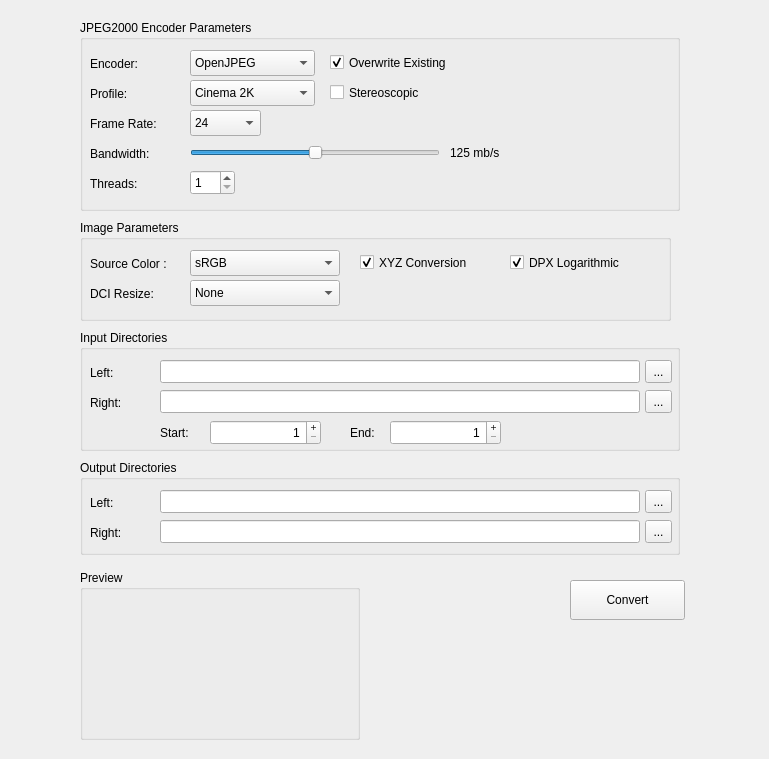
        <widget class="QWidget" name="j2kTab">
         <attribute name="title">
          <string>JPEG2000</string>
         </attribute>
         <widget class="QWidget" name="widget" native="true">
          <property name="geometry">
           <rect>
            <x>0</x>
            <y>0</y>
            <width>760</width>
            <height>750</height>
           </rect>
          </property>
          <widget class="QGroupBox" name="inputGroupBox">
           <property name="geometry">
            <rect>
             <x>80</x>
             <y>330</y>
             <width>600</width>
             <height>121</height>
            </rect>
           </property>
           <property name="title">
            <string>Input Directories</string>
           </property>
           <widget class="QLabel" name="inImageLeft">
            <property name="geometry">
             <rect>
              <x>10</x>
              <y>30</y>
              <width>71</width>
              <height>25</height>
             </rect>
            </property>
            <property name="sizePolicy">
             <sizepolicy hsizetype="Preferred" vsizetype="Fixed">
              <horstretch>0</horstretch>
              <verstretch>25</verstretch>
             </sizepolicy>
            </property>
            <property name="minimumSize">
             <size>
              <width>0</width>
              <height>25</height>
             </size>
            </property>
            <property name="text">
             <string>Left:</string>
            </property>
           </widget>
           <widget class="QLineEdit" name="inImageLeftEdit">
            <property name="geometry">
             <rect>
              <x>80</x>
              <y>30</y>
              <width>480</width>
              <height>23</height>
             </rect>
            </property>
            <property name="sizePolicy">
             <sizepolicy hsizetype="Expanding" vsizetype="Fixed">
              <horstretch>0</horstretch>
              <verstretch>25</verstretch>
             </sizepolicy>
            </property>
            <property name="readOnly">
             <bool>true</bool>
            </property>
           </widget>
           <widget class="QToolButton" name="inImageLeftButton">
            <property name="geometry">
             <rect>
              <x>565</x>
              <y>30</y>
              <width>27</width>
              <height>23</height>
             </rect>
            </property>
            <property name="sizePolicy">
             <sizepolicy hsizetype="Fixed" vsizetype="Fixed">
              <horstretch>27</horstretch>
              <verstretch>25</verstretch>
             </sizepolicy>
            </property>
            <property name="text">
             <string>...</string>
            </property>
           </widget>
           <widget class="QLabel" name="inImageRight">
            <property name="geometry">
             <rect>
              <x>10</x>
              <y>60</y>
              <width>71</width>
              <height>25</height>
             </rect>
            </property>
            <property name="sizePolicy">
             <sizepolicy hsizetype="Preferred" vsizetype="Fixed">
              <horstretch>0</horstretch>
              <verstretch>25</verstretch>
             </sizepolicy>
            </property>
            <property name="minimumSize">
             <size>
              <width>0</width>
              <height>25</height>
             </size>
            </property>
            <property name="text">
             <string>Right:</string>
            </property>
           </widget>
           <widget class="QLineEdit" name="inImageRightEdit">
            <property name="geometry">
             <rect>
              <x>80</x>
              <y>60</y>
              <width>480</width>
              <height>23</height>
             </rect>
            </property>
            <property name="sizePolicy">
             <sizepolicy hsizetype="Expanding" vsizetype="Fixed">
              <horstretch>0</horstretch>
              <verstretch>25</verstretch>
             </sizepolicy>
            </property>
            <property name="readOnly">
             <bool>true</bool>
            </property>
           </widget>
           <widget class="QToolButton" name="inImageRightButton">
            <property name="geometry">
             <rect>
              <x>565</x>
              <y>60</y>
              <width>27</width>
              <height>23</height>
             </rect>
            </property>
            <property name="sizePolicy">
             <sizepolicy hsizetype="Fixed" vsizetype="Fixed">
              <horstretch>27</horstretch>
              <verstretch>25</verstretch>
             </sizepolicy>
            </property>
            <property name="text">
             <string>...</string>
            </property>
           </widget>
           <widget class="QSpinBox" name="startSpinBox">
            <property name="geometry">
             <rect>
              <x>130</x>
              <y>90</y>
              <width>111</width>
              <height>25</height>
             </rect>
            </property>
            <property name="alignment">
             <set>Qt::AlignRight|Qt::AlignTrailing|Qt::AlignVCenter</set>
            </property>
            <property name="buttonSymbols">
             <enum>QAbstractSpinBox::PlusMinus</enum>
            </property>
            <property name="minimum">
             <number>1</number>
            </property>
            <property name="maximum">
             <number>999999</number>
            </property>
           </widget>
           <widget class="QLabel" name="startLabel">
            <property name="geometry">
             <rect>
              <x>80</x>
              <y>90</y>
              <width>62</width>
              <height>25</height>
             </rect>
            </property>
            <property name="text">
             <string>Start:</string>
            </property>
           </widget>
           <widget class="QLabel" name="endLabel">
            <property name="geometry">
             <rect>
              <x>270</x>
              <y>90</y>
              <width>62</width>
              <height>25</height>
             </rect>
            </property>
            <property name="text">
             <string>End:</string>
            </property>
           </widget>
           <widget class="QSpinBox" name="endSpinBox">
            <property name="geometry">
             <rect>
              <x>310</x>
              <y>90</y>
              <width>111</width>
              <height>25</height>
             </rect>
            </property>
            <property name="alignment">
             <set>Qt::AlignRight|Qt::AlignTrailing|Qt::AlignVCenter</set>
            </property>
            <property name="buttonSymbols">
             <enum>QAbstractSpinBox::PlusMinus</enum>
            </property>
            <property name="minimum">
             <number>1</number>
            </property>
            <property name="maximum">
             <number>999999</number>
            </property>
           </widget>
          </widget>
          <widget class="QGroupBox" name="encoderGroup">
           <property name="geometry">
            <rect>
             <x>80</x>
             <y>20</y>
             <width>600</width>
             <height>191</height>
            </rect>
           </property>
           <property name="title">
            <string>JPEG2000 Encoder Parameters</string>
           </property>
           <widget class="QLabel" name="bwValueLabel">
            <property name="geometry">
             <rect>
              <x>370</x>
              <y>120</y>
              <width>63</width>
              <height>25</height>
             </rect>
            </property>
            <property name="sizePolicy">
             <sizepolicy hsizetype="Preferred" vsizetype="Preferred">
              <horstretch>0</horstretch>
              <verstretch>25</verstretch>
             </sizepolicy>
            </property>
            <property name="minimumSize">
             <size>
              <width>0</width>
              <height>25</height>
             </size>
            </property>
            <property name="maximumSize">
             <size>
              <width>16777215</width>
              <height>25</height>
             </size>
            </property>
            <property name="text">
             <string>125 mb/s</string>
            </property>
            <property name="indent">
             <number>0</number>
            </property>
           </widget>
           <widget class="QLabel" name="frameRateLabel">
            <property name="geometry">
             <rect>
              <x>10</x>
              <y>90</y>
              <width>90</width>
              <height>27</height>
             </rect>
            </property>
            <property name="sizePolicy">
             <sizepolicy hsizetype="Preferred" vsizetype="Fixed">
              <horstretch>0</horstretch>
              <verstretch>0</verstretch>
             </sizepolicy>
            </property>
            <property name="minimumSize">
             <size>
              <width>0</width>
              <height>27</height>
             </size>
            </property>
            <property name="text">
             <string>Frame Rate:</string>
            </property>
           </widget>
           <widget class="QLabel" name="encoderLabel">
            <property name="geometry">
             <rect>
              <x>10</x>
              <y>30</y>
              <width>90</width>
              <height>27</height>
             </rect>
            </property>
            <property name="sizePolicy">
             <sizepolicy hsizetype="Fixed" vsizetype="Fixed">
              <horstretch>0</horstretch>
              <verstretch>0</verstretch>
             </sizepolicy>
            </property>
            <property name="minimumSize">
             <size>
              <width>0</width>
              <height>27</height>
             </size>
            </property>
            <property name="maximumSize">
             <size>
              <width>16777215</width>
              <height>25</height>
             </size>
            </property>
            <property name="text">
             <string>Encoder:</string>
            </property>
           </widget>
           <widget class="QComboBox" name="encoderComboBox">
            <property name="geometry">
             <rect>
              <x>110</x>
              <y>30</y>
              <width>125</width>
              <height>26</height>
             </rect>
            </property>
            <property name="sizePolicy">
             <sizepolicy hsizetype="Preferred" vsizetype="Fixed">
              <horstretch>0</horstretch>
              <verstretch>25</verstretch>
             </sizepolicy>
            </property>
            <property name="minimumSize">
             <size>
              <width>0</width>
              <height>25</height>
             </size>
            </property>
            <property name="maximumSize">
             <size>
              <width>16777215</width>
              <height>27</height>
             </size>
            </property>
            <property name="editable">
             <bool>false</bool>
            </property>
            <item>
             <property name="text">
              <string>OpenJPEG</string>
             </property>
            </item>
            <item>
             <property name="text">
              <string>Kakadu</string>
             </property>
            </item>
           </widget>
           <widget class="QSlider" name="bwSlider">
            <property name="geometry">
             <rect>
              <x>110</x>
              <y>120</y>
              <width>250</width>
              <height>25</height>
             </rect>
            </property>
            <property name="sizePolicy">
             <sizepolicy hsizetype="Preferred" vsizetype="Fixed">
              <horstretch>0</horstretch>
              <verstretch>25</verstretch>
             </sizepolicy>
            </property>
            <property name="minimumSize">
             <size>
              <width>0</width>
              <height>25</height>
             </size>
            </property>
            <property name="maximumSize">
             <size>
              <width>16777215</width>
              <height>25</height>
             </size>
            </property>
            <property name="minimum">
             <number>0</number>
            </property>
            <property name="maximum">
             <number>250</number>
            </property>
            <property name="value">
             <number>125</number>
            </property>
            <property name="tracking">
             <bool>true</bool>
            </property>
            <property name="orientation">
             <enum>Qt::Horizontal</enum>
            </property>
            <property name="tickPosition">
             <enum>QSlider::NoTicks</enum>
            </property>
           </widget>
           <widget class="QSpinBox" name="threadsSpinBox">
            <property name="geometry">
             <rect>
              <x>110</x>
              <y>150</y>
              <width>45</width>
              <height>25</height>
             </rect>
            </property>
            <property name="sizePolicy">
             <sizepolicy hsizetype="Preferred" vsizetype="Fixed">
              <horstretch>0</horstretch>
              <verstretch>25</verstretch>
             </sizepolicy>
            </property>
            <property name="minimumSize">
             <size>
              <width>0</width>
              <height>25</height>
             </size>
            </property>
            <property name="minimum">
             <number>1</number>
            </property>
           </widget>
           <widget class="QCheckBox" name="stereoscopicCheckBox">
            <property name="geometry">
             <rect>
              <x>250</x>
              <y>60</y>
              <width>131</width>
              <height>25</height>
             </rect>
            </property>
            <property name="sizePolicy">
             <sizepolicy hsizetype="Maximum" vsizetype="Fixed">
              <horstretch>0</horstretch>
              <verstretch>25</verstretch>
             </sizepolicy>
            </property>
            <property name="minimumSize">
             <size>
              <width>0</width>
              <height>25</height>
             </size>
            </property>
            <property name="toolTip">
             <string>Stereoscopic image sequence</string>
            </property>
            <property name="text">
             <string>Stereoscopic</string>
            </property>
           </widget>
           <widget class="QLabel" name="profileLabel">
            <property name="geometry">
             <rect>
              <x>10</x>
              <y>60</y>
              <width>90</width>
              <height>27</height>
             </rect>
            </property>
            <property name="sizePolicy">
             <sizepolicy hsizetype="Fixed" vsizetype="Fixed">
              <horstretch>0</horstretch>
              <verstretch>0</verstretch>
             </sizepolicy>
            </property>
            <property name="minimumSize">
             <size>
              <width>0</width>
              <height>27</height>
             </size>
            </property>
            <property name="maximumSize">
             <size>
              <width>16777215</width>
              <height>25</height>
             </size>
            </property>
            <property name="text">
             <string>Profile:</string>
            </property>
           </widget>
           <widget class="QComboBox" name="profileComboBox">
            <property name="geometry">
             <rect>
              <x>110</x>
              <y>60</y>
              <width>125</width>
              <height>26</height>
             </rect>
            </property>
            <property name="sizePolicy">
             <sizepolicy hsizetype="Preferred" vsizetype="Fixed">
              <horstretch>0</horstretch>
              <verstretch>25</verstretch>
             </sizepolicy>
            </property>
            <property name="minimumSize">
             <size>
              <width>0</width>
              <height>25</height>
             </size>
            </property>
            <property name="maximumSize">
             <size>
              <width>16777215</width>
              <height>27</height>
             </size>
            </property>
            <item>
             <property name="text">
              <string>Cinema 2K</string>
             </property>
            </item>
            <item>
             <property name="text">
              <string>Cinema 4K</string>
             </property>
            </item>
           </widget>
           <widget class="QLabel" name="bwLabel">
            <property name="geometry">
             <rect>
              <x>10</x>
              <y>120</y>
              <width>90</width>
              <height>27</height>
             </rect>
            </property>
            <property name="sizePolicy">
             <sizepolicy hsizetype="Fixed" vsizetype="Fixed">
              <horstretch>0</horstretch>
              <verstretch>0</verstretch>
             </sizepolicy>
            </property>
            <property name="minimumSize">
             <size>
              <width>0</width>
              <height>27</height>
             </size>
            </property>
            <property name="maximumSize">
             <size>
              <width>16777215</width>
              <height>25</height>
             </size>
            </property>
            <property name="text">
             <string>Bandwidth:</string>
            </property>
           </widget>
           <widget class="QLabel" name="threadsLabel">
            <property name="geometry">
             <rect>
              <x>10</x>
              <y>150</y>
              <width>90</width>
              <height>27</height>
             </rect>
            </property>
            <property name="sizePolicy">
             <sizepolicy hsizetype="Preferred" vsizetype="Fixed">
              <horstretch>0</horstretch>
              <verstretch>0</verstretch>
             </sizepolicy>
            </property>
            <property name="text">
             <string>Threads:</string>
            </property>
           </widget>
           <widget class="QCheckBox" name="overwritej2kCB">
            <property name="geometry">
             <rect>
              <x>250</x>
              <y>30</y>
              <width>191</width>
              <height>25</height>
             </rect>
            </property>
            <property name="sizePolicy">
             <sizepolicy hsizetype="Fixed" vsizetype="Fixed">
              <horstretch>0</horstretch>
              <verstretch>25</verstretch>
             </sizepolicy>
            </property>
            <property name="minimumSize">
             <size>
              <width>0</width>
              <height>25</height>
             </size>
            </property>
            <property name="toolTip">
             <string>Overwrite existing j2c files. Uncheck if you are resuming a previous conversion, which will save time.</string>
            </property>
            <property name="text">
             <string>Overwrite Existing</string>
            </property>
            <property name="checked">
             <bool>true</bool>
            </property>
           </widget>
           <widget class="QComboBox" name="frameRateComboBox">
            <property name="geometry">
             <rect>
              <x>110</x>
              <y>90</y>
              <width>71</width>
              <height>26</height>
             </rect>
            </property>
            <property name="sizePolicy">
             <sizepolicy hsizetype="Preferred" vsizetype="Fixed">
              <horstretch>0</horstretch>
              <verstretch>25</verstretch>
             </sizepolicy>
            </property>
            <property name="minimumSize">
             <size>
              <width>0</width>
              <height>25</height>
             </size>
            </property>
            <item>
             <property name="text">
              <string>24</string>
             </property>
            </item>
            <item>
             <property name="text">
              <string>25</string>
             </property>
            </item>
            <item>
             <property name="text">
              <string>30</string>
             </property>
            </item>
            <item>
             <property name="text">
              <string>48</string>
             </property>
            </item>
            <item>
             <property name="text">
              <string>50</string>
             </property>
            </item>
            <item>
             <property name="text">
              <string>60</string>
             </property>
            </item>
           </widget>
          </widget>
          <widget class="QGroupBox" name="outputGroupBox">
           <property name="geometry">
            <rect>
             <x>80</x>
             <y>460</y>
             <width>600</width>
             <height>95</height>
            </rect>
           </property>
           <property name="title">
            <string>Output Directories</string>
           </property>
           <widget class="QLabel" name="outJ2kLeft">
            <property name="geometry">
             <rect>
              <x>10</x>
              <y>30</y>
              <width>71</width>
              <height>25</height>
             </rect>
            </property>
            <property name="minimumSize">
             <size>
              <width>0</width>
              <height>25</height>
             </size>
            </property>
            <property name="text">
             <string>Left:</string>
            </property>
           </widget>
           <widget class="QLineEdit" name="outJ2kLeftEdit">
            <property name="geometry">
             <rect>
              <x>80</x>
              <y>30</y>
              <width>480</width>
              <height>23</height>
             </rect>
            </property>
            <property name="readOnly">
             <bool>true</bool>
            </property>
           </widget>
           <widget class="QToolButton" name="outJ2kLeftButton">
            <property name="geometry">
             <rect>
              <x>565</x>
              <y>30</y>
              <width>27</width>
              <height>23</height>
             </rect>
            </property>
            <property name="text">
             <string>...</string>
            </property>
           </widget>
           <widget class="QLabel" name="outJ2kRight">
            <property name="geometry">
             <rect>
              <x>10</x>
              <y>60</y>
              <width>71</width>
              <height>25</height>
             </rect>
            </property>
            <property name="minimumSize">
             <size>
              <width>0</width>
              <height>25</height>
             </size>
            </property>
            <property name="text">
             <string>Right:</string>
            </property>
           </widget>
           <widget class="QLineEdit" name="outJ2kRightEdit">
            <property name="geometry">
             <rect>
              <x>80</x>
              <y>60</y>
              <width>480</width>
              <height>23</height>
             </rect>
            </property>
            <property name="readOnly">
             <bool>true</bool>
            </property>
           </widget>
           <widget class="QToolButton" name="outJ2kRightButton">
            <property name="geometry">
             <rect>
              <x>565</x>
              <y>60</y>
              <width>27</width>
              <height>23</height>
             </rect>
            </property>
            <property name="text">
             <string>...</string>
            </property>
           </widget>
          </widget>
          <widget class="QPushButton" name="encodeButton">
           <property name="geometry">
            <rect>
             <x>570</x>
             <y>580</y>
             <width>115</width>
             <height>40</height>
            </rect>
           </property>
           <property name="text">
            <string>Convert</string>
           </property>
          </widget>
          <widget class="QGroupBox" name="previewGroupBox">
           <property name="geometry">
            <rect>
             <x>80</x>
             <y>570</y>
             <width>280</width>
             <height>170</height>
            </rect>
           </property>
           <property name="title">
            <string>Preview</string>
           </property>
           <widget class="QLabel" name="previewLabel">
            <property name="geometry">
             <rect>
              <x>5</x>
              <y>22</y>
              <width>270</width>
              <height>143</height>
             </rect>
            </property>
            <property name="sizePolicy">
             <sizepolicy hsizetype="Fixed" vsizetype="Fixed">
              <horstretch>0</horstretch>
              <verstretch>0</verstretch>
             </sizepolicy>
            </property>
            <property name="text">
             <string/>
            </property>
            <property name="scaledContents">
             <bool>false</bool>
            </property>
            <property name="alignment">
             <set>Qt::AlignCenter</set>
            </property>
           </widget>
          </widget>
          <widget class="QGroupBox" name="groupBox_3">
           <property name="geometry">
            <rect>
             <x>80</x>
             <y>220</y>
             <width>591</width>
             <height>101</height>
            </rect>
           </property>
           <property name="title">
            <string>Image Parameters</string>
           </property>
           <widget class="QComboBox" name="colorComboBox">
            <property name="geometry">
             <rect>
              <x>110</x>
              <y>30</y>
              <width>150</width>
              <height>26</height>
             </rect>
            </property>
            <item>
             <property name="text">
              <string>sRGB</string>
             </property>
            </item>
            <item>
             <property name="text">
              <string>Rec. 709</string>
             </property>
            </item>
           </widget>
           <widget class="QCheckBox" name="xyzCheckBox">
            <property name="geometry">
             <rect>
              <x>280</x>
              <y>30</y>
              <width>131</width>
              <height>25</height>
             </rect>
            </property>
            <property name="sizePolicy">
             <sizepolicy hsizetype="Fixed" vsizetype="Fixed">
              <horstretch>0</horstretch>
              <verstretch>25</verstretch>
             </sizepolicy>
            </property>
            <property name="minimumSize">
             <size>
              <width>0</width>
              <height>25</height>
             </size>
            </property>
            <property name="maximumSize">
             <size>
              <width>16777215</width>
              <height>25</height>
             </size>
            </property>
            <property name="toolTip">
             <string>Perform RGB to XYZ colorspace conversion</string>
            </property>
            <property name="text">
             <string>XYZ Conversion</string>
            </property>
            <property name="checked">
             <bool>true</bool>
            </property>
           </widget>
           <widget class="QCheckBox" name="dpxLogCheckBox">
            <property name="geometry">
             <rect>
              <x>430</x>
              <y>30</y>
              <width>141</width>
              <height>25</height>
             </rect>
            </property>
            <property name="sizePolicy">
             <sizepolicy hsizetype="Fixed" vsizetype="Fixed">
              <horstretch>0</horstretch>
              <verstretch>25</verstretch>
             </sizepolicy>
            </property>
            <property name="minimumSize">
             <size>
              <width>0</width>
              <height>25</height>
             </size>
            </property>
            <property name="maximumSize">
             <size>
              <width>16777215</width>
              <height>25</height>
             </size>
            </property>
            <property name="toolTip">
             <string>If input is DPX, use logarithmic conversion</string>
            </property>
            <property name="text">
             <string>DPX Logarithmic</string>
            </property>
            <property name="checked">
             <bool>true</bool>
            </property>
           </widget>
           <widget class="QLabel" name="colorLabel">
            <property name="geometry">
             <rect>
              <x>10</x>
              <y>30</y>
              <width>101</width>
              <height>27</height>
             </rect>
            </property>
            <property name="sizePolicy">
             <sizepolicy hsizetype="Preferred" vsizetype="Fixed">
              <horstretch>0</horstretch>
              <verstretch>0</verstretch>
             </sizepolicy>
            </property>
            <property name="text">
             <string>Source Color :</string>
            </property>
           </widget>
           <widget class="QLabel" name="dciResizeLabel">
            <property name="geometry">
             <rect>
              <x>10</x>
              <y>60</y>
              <width>101</width>
              <height>27</height>
             </rect>
            </property>
            <property name="text">
             <string>DCI Resize:</string>
            </property>
           </widget>
           <widget class="QComboBox" name="resizeComboBox">
            <property name="geometry">
             <rect>
              <x>110</x>
              <y>60</y>
              <width>150</width>
              <height>26</height>
             </rect>
            </property>
            <item>
             <property name="text">
              <string>None</string>
             </property>
            </item>
            <item>
             <property name="text">
              <string>Nearest Pixel</string>
             </property>
            </item>
           </widget>
          </widget>
         </widget>
        </widget>
